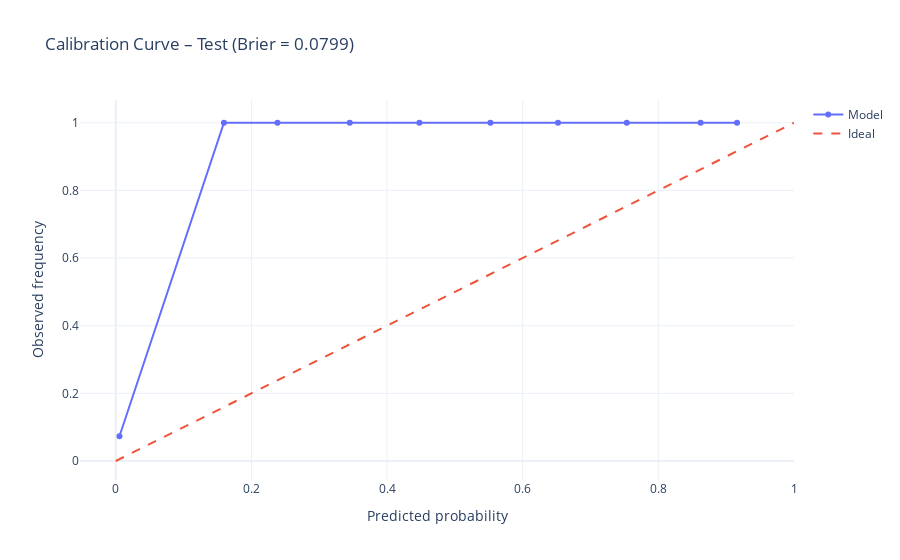

Notebook source saved alongside this figure:
### Code cell
evaluator.plot_calibration()

### Figure 1 — Plotly figure (JSON) as saved in the notebook; plotly's stock layout.template omitted (floating-point values rounded to 4 significant figures)
{"data": [{"mode": "lines+markers", "name": "Model", "type": "scatter", "x": [0.005427, 0.1595, 0.2384, 0.345, 0.4477, 0.5523, 0.652, 0.7534, 0.8623, 0.916], "y": [0.0732, 1.0, 1.0, 1.0, 1.0, 1.0, 1.0, 1.0, 1.0, 1.0]}, {"line": {"dash": "dash"}, "mode": "lines", "name": "Ideal", "type": "scatter", "x": [0, 1], "y": [0, 1]}], "layout": {"title": {"text": "Calibration Curve – Test (Brier = 0.0799)"}, "xaxis": {"title": {"text": "Predicted probability"}}, "yaxis": {"title": {"text": "Observed frequency"}}}}
